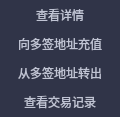
<?xml version="1.0" encoding="UTF-8"?>
<ui version="4.0">
 <class>ChooseMultiSigOperationDialog</class>
 <widget class="QDialog" name="ChooseMultiSigOperationDialog">
  <property name="geometry">
   <rect>
    <x>0</x>
    <y>0</y>
    <width>120</width>
    <height>117</height>
   </rect>
  </property>
  <property name="font">
   <font>
    <family>微软雅黑</family>
   </font>
  </property>
  <property name="windowTitle">
   <string>Dialog</string>
  </property>
  <widget class="QPushButton" name="sendOutBtn">
   <property name="geometry">
    <rect>
     <x>0</x>
     <y>58</y>
     <width>120</width>
     <height>30</height>
    </rect>
   </property>
   <property name="font">
    <font>
     <family>微软雅黑</family>
    </font>
   </property>
   <property name="cursor">
    <cursorShape>PointingHandCursor</cursorShape>
   </property>
   <property name="styleSheet">
    <string notr="true">QPushButton{background-color:rgb(48,52,72);color:rgb(192,196,212);border:0px solid rgb(239,239,239);}
QPushButton:hover{background-color:rgb(44,48,67);color:white;}</string>
   </property>
   <property name="text">
    <string>从多签地址转出</string>
   </property>
  </widget>
  <widget class="QPushButton" name="transactionBtn">
   <property name="geometry">
    <rect>
     <x>0</x>
     <y>87</y>
     <width>120</width>
     <height>30</height>
    </rect>
   </property>
   <property name="font">
    <font>
     <family>微软雅黑</family>
    </font>
   </property>
   <property name="cursor">
    <cursorShape>PointingHandCursor</cursorShape>
   </property>
   <property name="styleSheet">
    <string notr="true">QPushButton{background-color:rgb(48,52,72);color:rgb(192,196,212);border:0px solid rgb(239,239,239);}
QPushButton:hover{background-color:rgb(44,48,67);color:white;}</string>
   </property>
   <property name="text">
    <string>查看交易记录</string>
   </property>
  </widget>
  <widget class="QPushButton" name="depositBtn">
   <property name="geometry">
    <rect>
     <x>0</x>
     <y>29</y>
     <width>120</width>
     <height>30</height>
    </rect>
   </property>
   <property name="font">
    <font>
     <family>微软雅黑</family>
    </font>
   </property>
   <property name="cursor">
    <cursorShape>PointingHandCursor</cursorShape>
   </property>
   <property name="styleSheet">
    <string notr="true">QPushButton{background-color:rgb(48,52,72);color:rgb(192,196,212);border:0px solid rgb(239,239,239);}
QPushButton:hover{background-color:rgb(44,48,67);color:white;}</string>
   </property>
   <property name="text">
    <string>向多签地址充值</string>
   </property>
  </widget>
  <widget class="QPushButton" name="detailBtn">
   <property name="geometry">
    <rect>
     <x>0</x>
     <y>0</y>
     <width>120</width>
     <height>30</height>
    </rect>
   </property>
   <property name="font">
    <font>
     <family>微软雅黑</family>
    </font>
   </property>
   <property name="cursor">
    <cursorShape>PointingHandCursor</cursorShape>
   </property>
   <property name="styleSheet">
    <string notr="true">QPushButton{background-color:rgb(48,52,72);color:rgb(192,196,212);border:0px solid rgb(239,239,239);}
QPushButton:hover{background-color:rgb(44,48,67);color:white;}</string>
   </property>
   <property name="text">
    <string>查看详情</string>
   </property>
  </widget>
 </widget>
 <resources/>
 <connections/>
</ui>
